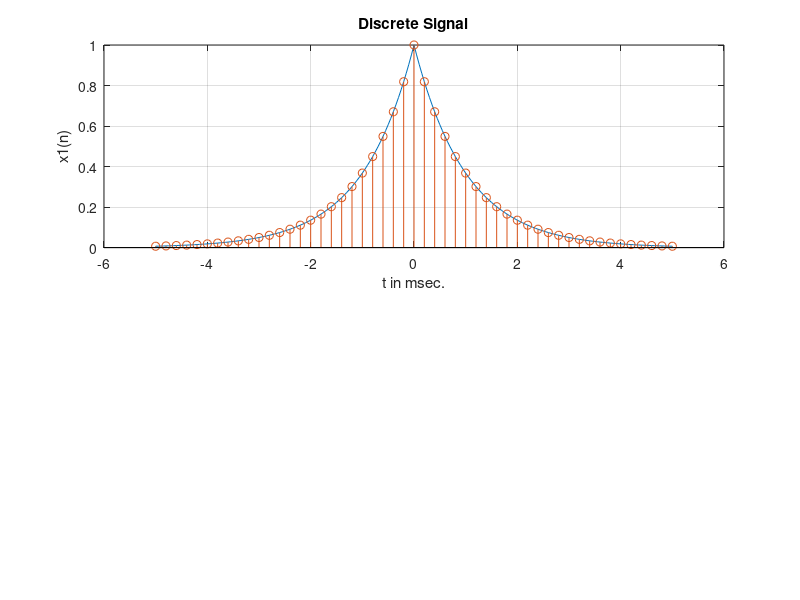

Here is the MATLAB script that generated this plot: (Note: this script raises an error after producing the figure.)
% Analog Signal
Dt = 0.00005;
t = -0.005:Dt:0.005;
xa = exp(-1000*abs(t));
% Discrete-time Signal
Ts = 0.0002; n = -25:1:25;
x = exp(-1000*abs(n*Ts));
% Discrete-time Fourier transform
K = 500; k = -K:1:K;
w = pi*k/K;
X = x * exp(-1i*n'*w);
X = real(X);
subplot(2,1,1);plot(t*1000,xa);grid;
xlabel('t in msec.'); ylabel('x1(n)')
title('Discrete Signal'); hold on
stem(n*Ts*1000,x); gtext('Ts=0.2 msec'); 

subplot(2,1,2);plot(w/pi,X);grid;
xlabel('Frequency in pi units'); ylabel('X1(w)')
title('Discrete-time Fourier Transform'); hold off